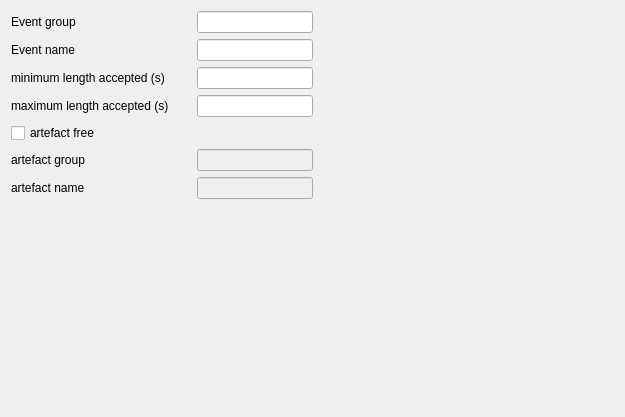
<?xml version="1.0" encoding="UTF-8"?>
<ui version="4.0">
 <class>DiscardEventsSettingsView</class>
 <widget class="QWidget" name="DiscardEventsSettingsView">
  <property name="geometry">
   <rect>
    <x>0</x>
    <y>0</y>
    <width>625</width>
    <height>417</height>
   </rect>
  </property>
  <property name="windowTitle">
   <string>Form</string>
  </property>
  <layout class="QVBoxLayout" name="verticalLayout">
   <item>
    <layout class="QHBoxLayout" name="horizontalLayout">
     <item>
      <layout class="QFormLayout" name="formLayout">
       <item row="0" column="0">
        <widget class="QLabel" name="label">
         <property name="text">
          <string>Event group</string>
         </property>
        </widget>
       </item>
       <item row="0" column="1">
        <widget class="QLineEdit" name="event_group_lineEdit">
         <property name="toolTip">
          <string>The user can define a single group (and let the name blank) or a single name (and let the group blank). 
If group and name are defined, they must be defined in pairs.
Each group should be separated by a comma.
The group works as a pattern matching.  </string>
         </property>
        </widget>
       </item>
       <item row="1" column="0">
        <widget class="QLabel" name="label_2">
         <property name="text">
          <string>Event name</string>
         </property>
        </widget>
       </item>
       <item row="1" column="1">
        <widget class="QLineEdit" name="event_name_lineEdit">
         <property name="toolTip">
          <string>The user can define a single group (and let the name blank) or a single name (and let the group blank). 
If group and name are defined, they must be defined in pairs.
Each name should be separated by a comma.
The name works as a pattern matching.  </string>
         </property>
        </widget>
       </item>
       <item row="2" column="0">
        <widget class="QLabel" name="min_len_sec_label">
         <property name="minimumSize">
          <size>
           <width>180</width>
           <height>0</height>
          </size>
         </property>
         <property name="maximumSize">
          <size>
           <width>180</width>
           <height>16777215</height>
          </size>
         </property>
         <property name="text">
          <string>minimum length accepted (s)</string>
         </property>
        </widget>
       </item>
       <item row="2" column="1">
        <widget class="QLineEdit" name="min_len_sec_lineedit"/>
       </item>
       <item row="3" column="0">
        <widget class="QLabel" name="max_len_sec_label">
         <property name="minimumSize">
          <size>
           <width>180</width>
           <height>0</height>
          </size>
         </property>
         <property name="maximumSize">
          <size>
           <width>180</width>
           <height>16777215</height>
          </size>
         </property>
         <property name="text">
          <string>maximum length accepted (s)</string>
         </property>
        </widget>
       </item>
       <item row="3" column="1">
        <widget class="QLineEdit" name="max_len_sec_lineedit"/>
       </item>
       <item row="4" column="0">
        <widget class="QCheckBox" name="artefact_free_checkBox">
         <property name="minimumSize">
          <size>
           <width>180</width>
           <height>0</height>
          </size>
         </property>
         <property name="maximumSize">
          <size>
           <width>180</width>
           <height>16777215</height>
          </size>
         </property>
         <property name="toolTip">
          <string>Check to discard events that occur during an artefact.</string>
         </property>
         <property name="text">
          <string>artefact free</string>
         </property>
        </widget>
       </item>
       <item row="5" column="0">
        <widget class="QLabel" name="artefact_group_label">
         <property name="minimumSize">
          <size>
           <width>180</width>
           <height>0</height>
          </size>
         </property>
         <property name="maximumSize">
          <size>
           <width>180</width>
           <height>16777215</height>
          </size>
         </property>
         <property name="text">
          <string>artefact group</string>
         </property>
        </widget>
       </item>
       <item row="5" column="1">
        <widget class="QLineEdit" name="artefact_group_lineedit">
         <property name="enabled">
          <bool>false</bool>
         </property>
         <property name="toolTip">
          <string>The user can define a single group (and let the name blank) or a single name (and let the group blank). 
If group and name are defined, they must be defined in pairs.
Each group should be separated by a comma.
The group works as a pattern matching.  </string>
         </property>
        </widget>
       </item>
       <item row="6" column="0">
        <widget class="QLabel" name="artefact_name_label">
         <property name="minimumSize">
          <size>
           <width>180</width>
           <height>0</height>
          </size>
         </property>
         <property name="maximumSize">
          <size>
           <width>180</width>
           <height>16777215</height>
          </size>
         </property>
         <property name="text">
          <string>artefact name</string>
         </property>
        </widget>
       </item>
       <item row="6" column="1">
        <widget class="QLineEdit" name="artefact_name_lineedit">
         <property name="enabled">
          <bool>false</bool>
         </property>
         <property name="toolTip">
          <string>The user can define a single group (and let the name blank) or a single name (and let the group blank). 
If group and name are defined, they must be defined in pairs.
Each name should be separated by a comma.
The name works as a pattern matching.  </string>
         </property>
        </widget>
       </item>
      </layout>
     </item>
     <item>
      <spacer name="horizontalSpacer">
       <property name="orientation">
        <enum>Qt::Horizontal</enum>
       </property>
       <property name="sizeHint" stdset="0">
        <size>
         <width>40</width>
         <height>20</height>
        </size>
       </property>
      </spacer>
     </item>
    </layout>
   </item>
   <item>
    <spacer name="verticalSpacer">
     <property name="orientation">
      <enum>Qt::Vertical</enum>
     </property>
     <property name="sizeHint" stdset="0">
      <size>
       <width>20</width>
       <height>193</height>
      </size>
     </property>
    </spacer>
   </item>
  </layout>
 </widget>
 <resources/>
 <connections>
  <connection>
   <sender>artefact_free_checkBox</sender>
   <signal>clicked()</signal>
   <receiver>DiscardEventsSettingsView</receiver>
   <slot>on_artefact_free_check()</slot>
   <hints>
    <hint type="sourcelabel">
     <x>101</x>
     <y>72</y>
    </hint>
    <hint type="destinationlabel">
     <x>201</x>
     <y>102</y>
    </hint>
   </hints>
  </connection>
 </connections>
 <slots>
  <slot>on_artefact_free_check()</slot>
 </slots>
</ui>
